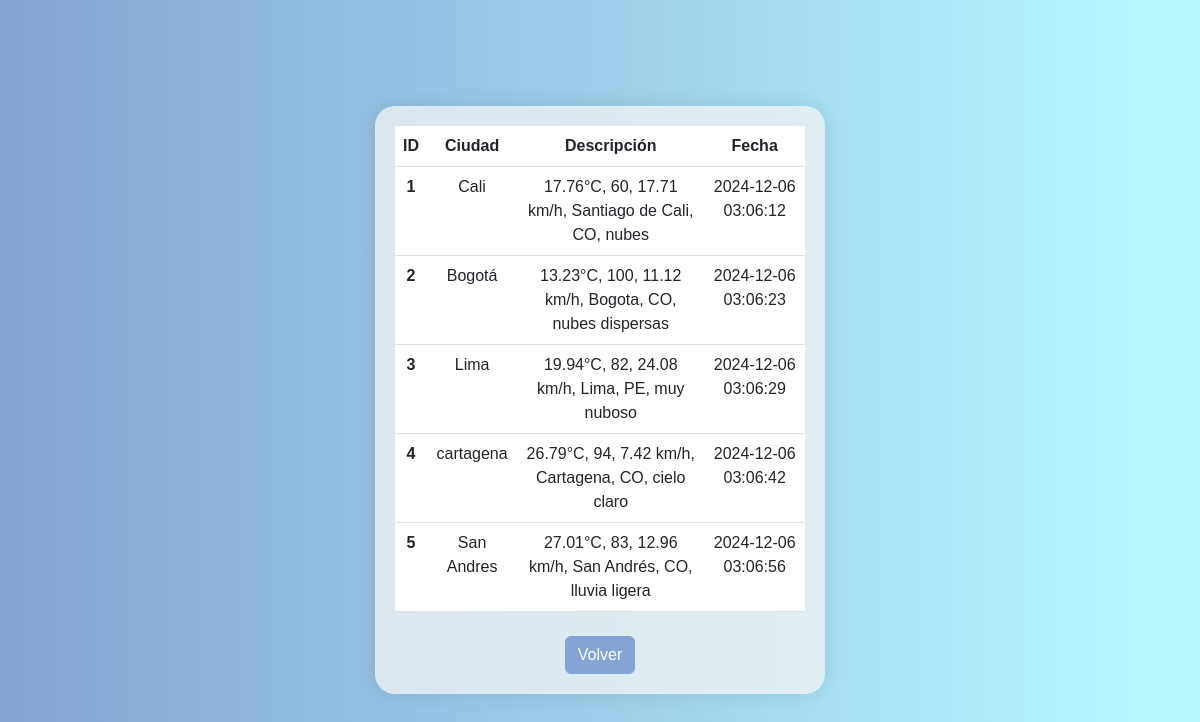
The page /consultas on the database its author committed.
### tables this page shows
CREATE TABLE consultas (
            id INTEGER PRIMARY KEY AUTOINCREMENT,
            ciudad TEXT NOT NULL,
            clima TEXT NOT NULL,
            fecha DATETIME DEFAULT CURRENT_TIMESTAMP 
        );

### app.py (the view)
@app.route('/consultas')
def consultas():
    todas_las_consultas = obtener_consultas()
    return render_template('consultas.html', consultas=todas_las_consultas)

### services/servicio_db.py (called while the page is built)
def conectar_db():
    conn = sqlite3.connect('clima.db')
    return conn

def obtener_consultas():
    conn = conectar_db()
    cursor = conn.cursor()
    cursor.execute('SELECT * FROM consultas')
    consultas = cursor.fetchall()
    conn.close()
    return consultas

### templates/consultas.html (shortened to what this page needs)
<!DOCTYPE html>
<html lang="es">
<head>
    <link href="https://cdn.jsdelivr.net/npm/bootstrap@5.3.0-alpha1/dist/css/bootstrap.min.css" rel="stylesheet" />
    <link rel="stylesheet" href="https://cdnjs.cloudflare.com/ajax/libs/font-awesome/6.1.1/css/all.min.css" />
    <link rel="stylesheet" href="{{ url_for('static', filename='css/styles.css') }}" />
</head>
<body>
    <div class="container">
        <div class="weather-container">
            <table class="table text-center">
                <thead>
                    <tr>
                        <th scope="col">ID</th>
                        <th scope="col">Ciudad</th>
                        <th scope="col">Descripción</th>
                        <th scope="col">Fecha</th>
                    </tr>
                </thead>
                <tbody>
                    {% for consulta in consultas %}
                    <tr>
                        <th scope="row">{{ consulta[0] }}</th>
                        <td>{{ consulta[1] }}</td>
                        <td>{{ consulta[2] }}</td>
                        <td>{{ consulta[3] }}</td>
                    </tr>
                    {% endfor %}
                </tbody>
            </table>
            <div class="text-center mt-4">
                <a href="{{ url_for('index') }}" class="btn btn-primary">Volver</a>
            </div>
        </div>
    </div>
</body>
</html>

### static/css/styles.css (style rules this page uses)
body { background: linear-gradient(to right, #83a4d4, #b6fbff); font-family: 'Arial', sans-serif; margin: 0; padding: 20px; display: flex; justify-content: center; align-items: center; min-height: 100vh; }
.weather-container { max-width: 450px; margin: 50px auto; padding: 20px; background-color: #f3f3f3c0; border-radius: 20px; box-shadow: 0 0 20px rgba(0,0,0,0.1); }
.btn-primary { background-color: #83a4d4; border-color: #83a4d4; }

### rows shown on the page
consultas: id "1", ciudad "Cali", clima "17.76°C, 60, 17.71 km/h, Santiago de Cali, CO, nubes", fecha "2024-12-06 03:06:12"
consultas: id "2", ciudad "Bogotá", clima "13.23°C, 100, 11.12 km/h, Bogota, CO, nubes dispersas", fecha "2024-12-06 03:06:23"
consultas: id "3", ciudad "Lima", clima "19.94°C, 82, 24.08 km/h, Lima, PE, muy nuboso", fecha "2024-12-06 03:06:29"
consultas: id "4", ciudad "cartagena", clima "26.79°C, 94, 7.42 km/h, Cartagena, CO, cielo claro", fecha "2024-12-06 03:06:42"
consultas: id "5", ciudad "San Andres", clima "27.01°C, 83, 12.96 km/h, San Andrés, CO, lluvia ligera", fecha "2024-12-06 03:06:56"
